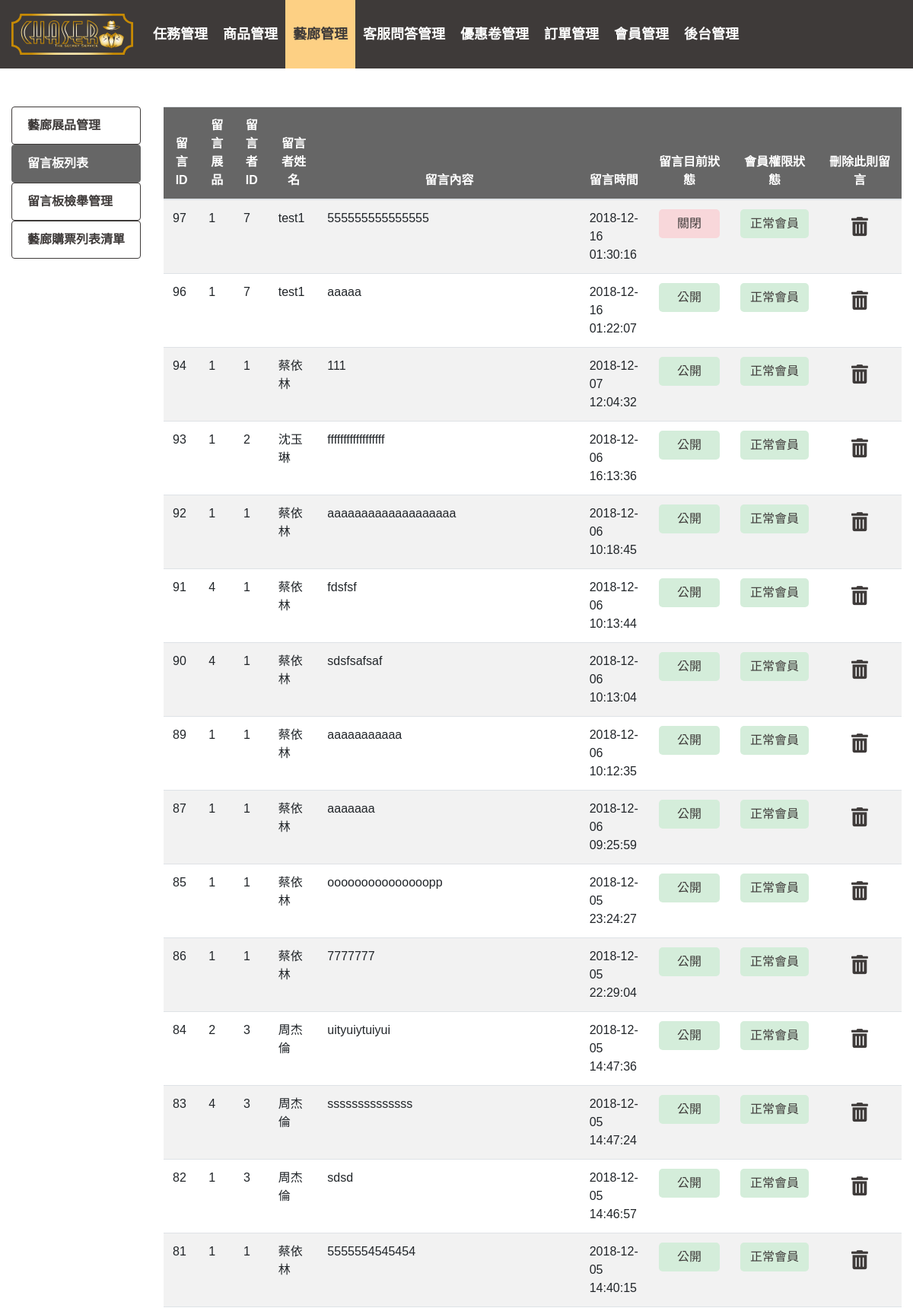
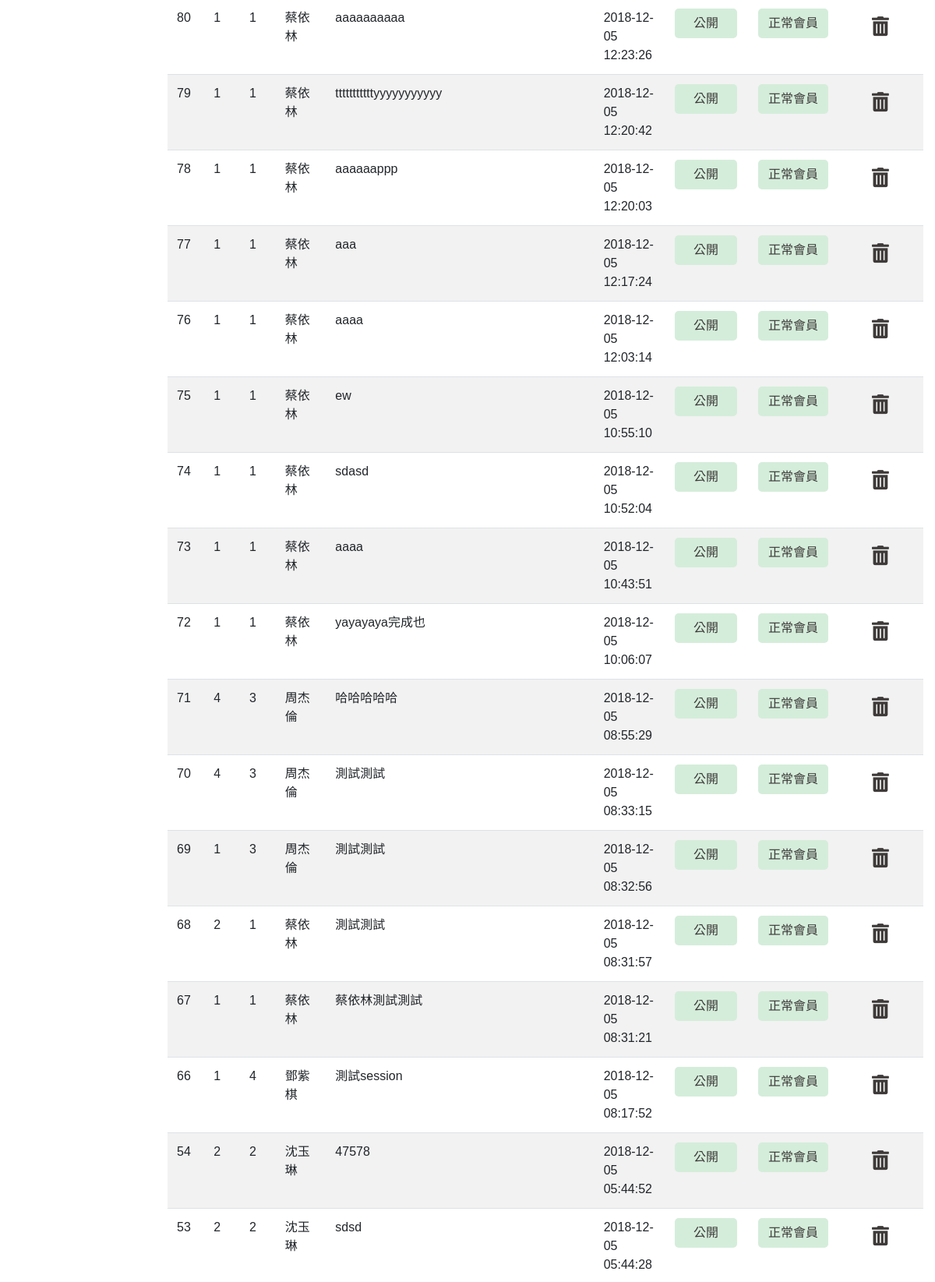
The app's page /gallery_backstage_2.php (upper part) with its own data (2 pictures, top to bottom).
### tables this page shows
CREATE TABLE `message` (
  `msgid` int(10) UNSIGNED NOT NULL,
  `msgcontent` text,
  `msgdatetime` datetime DEFAULT NULL,
  `msgupordown` int(1) UNSIGNED NOT NULL,
  `picid` int(50) UNSIGNED DEFAULT NULL,
  `mem_id` int(11) UNSIGNED NOT NULL
);

CREATE TABLE `member` (
  `mem_id` int(11) UNSIGNED NOT NULL,
  `mem_name` varchar(100) DEFAULT NULL,
  `mem_email` varchar(255) DEFAULT NULL,
  `mem_phone` varchar(50) DEFAULT NULL,
  `mem_password` varchar(50) DEFAULT NULL,
  `mem_image` varchar(255) DEFAULT NULL,
  `status` enum('Y','N') DEFAULT NULL,
  `create_at` datetime DEFAULT CURRENT_TIMESTAMP
);

### gallery_backstage_2.php (the view, shortened to what this page needs)
<?php
try {
    require_once "connection.php";
    $sql = "select *, member.mem_name
            from message,member
            where message.mem_id = member.mem_id order by msgdatetime desc;";
    $stmt = $pdo->query($sql);
    $result = $stmt->fetchAll(PDO::FETCH_ASSOC);
} catch (PDOException $e) {
    exit('資料庫連結失敗，錯誤訊息為:' . $e->getMessage());
}
?>
<!DOCTYPE html>
<html lang="zh-tw">
<head>
    <link rel="stylesheet" href="css\bootstrap-scss\bootstrap.css" />
    <link rel="stylesheet" href="https://use.fontawesome.com/releases/v5.6.3/css/all.css">
    <link rel="stylesheet" href="css/backstage/backstage_common.css">
    <link rel="stylesheet" href="css/backstage/gallery-backstage.min.css" />
</head>
<body>
  <?php include_once 'backstage_navbar.php'; ?>
    <div class="container-fluid main2 pb-5">
        <div class="row">
            <div class="col-2">
                 <ul class="list-group">
                    <a href="gallery_backstage_1.php" class="" id="" name=""><li class="list-group-item">藝廊展品管理</li></a>
                    <a href="gallery_backstage_2.php" class="" id="" name=""><li class="list-group-item active">留言板列表</li></a>
                    <a href="gallery_backstage_3.php" class="" id="" name=""><li class="list-group-item">留言板檢舉管理</li></a>
                    <a href="gallery_backstage_4.php" class="" id="" name=""><li class="list-group-item">藝廊購票列表清單</li></a>
                </ul>
            </div>
            <div class="col-10">
                <table class="table table-striped">
                    <thead id="thead">
                        <tr>
                            <th scope="col" width="80" style="text-align:center">留言ID</th>
                            <th scope="col" width="80" style="text-align:center">留言展品</th>
                            <th scope="col" width="80" style="text-align:center">留言者ID</th>
                            <th scope="col" width="100" style="text-align:center">留言者姓名</th>
                            <th scope="col" style="text-align:center">留言內容</th>
                            <th scope="col" width="100" style="text-align:center">留言時間</th>
                            <th scope="col" style="text-align:center">留言目前狀態</th>
                            <th scope="col" style="text-align:center">會員權限狀態</th>
                            <th scope="col" width="80" style="text-align:center">刪除此則留言</th>
                        </tr>
                    </thead>
                    <tbody>
                        <?php foreach ($result as $row): ?>
                            <tr id="tr_<?=$row["msgid"];?>">
                                <td><?=$row["msgid"];?></td>
                                <td><?=$row["picid"];?></td>
                                <td><?=$row["mem_id"];?></td>
                                <td><?=$row["mem_name"];?></td>
                                <td><?=$row["msgcontent"];?></td>
                                <td><?=$row["msgdatetime"];?></td>
                                <td style="min-width: 110px" class="icon"><input class="btn btn1 <?php $ans1 = ($row["msgupordown"] == 1) ? "btn-green" : "btn-red";echo $ans1;?>" type="button" name="<?=$row["msgid"];?>" value="<?php $ans2 = ($row["msgupordown"] == 1) ? "公開" : "關閉";echo $ans2;?>"></td>
                                <td class="icon" style="min-width: 110px"><input class="btn btn2 <?php $ans3 = ($row["status"] == 'Y') ? "btn-green" : "btn-red";echo $ans3;?>" type="button" name="<?=$row["mem_id"];?>" value="<?php $ans4 = ($row["status"] == 'Y') ? "正常會員" : "封鎖中";echo $ans4;?>"></td>
                                <td style="min-width: 110px" class="icon"><i name="<?=$row["msgid"];?>" id=""class="btn3 fas fa-trash-alt"></i></td>
                            </tr>
                        <?php endforeach?>
                    </tbody>
                </table>
            </div>
        </div>
    </div>
</body>
</html>

### css/backstage/backstage_common.css (style rules this page uses)
html { height: 100%; }
body { font-family: Arial, 'LiHei Pro', 微軟正黑體, "Microsoft JhengHei", sans-serif; position: relative; min-height: 100%; }
.list-group-item { border: 1px solid #3E3A39; color: #3E3A39; font-weight: 700; }
.list-group-item.active { background-color: #666; border-color: #666; color: #fff; }
#thead { background-color: #666; color: #fff; }

### records on screen
message: msgid "97", picid "1", mem.mem_id "7", mem.mem_name "test1", msgcontent "555555555555555", msgdatetime "2018-12-16 01:30:16", msgupordown "關閉", mem.status "正常會員"
message: msgid "96", picid "1", mem.mem_id "7", mem.mem_name "test1", msgcontent "aaaaa", msgdatetime "2018-12-16 01:22:07", msgupordown "公開", mem.status "正常會員"
message: msgid "94", picid "1", mem.mem_id "1", mem.mem_name "蔡依林", msgcontent "111", msgdatetime "2018-12-07 12:04:32", msgupordown "公開", mem.status "正常會員"
message: msgid "93", picid "1", mem.mem_id "2", mem.mem_name "沈玉琳", msgcontent "ffffffffffffffffff", msgdatetime "2018-12-06 16:13:36", msgupordown "公開", mem.status "正常會員"
message: msgid "92", picid "1", mem.mem_id "1", mem.mem_name "蔡依林", msgcontent "aaaaaaaaaaaaaaaaaaa", msgdatetime "2018-12-06 10:18:45", msgupordown "公開", mem.status "正常會員"
message: msgid "91", picid "4", mem.mem_id "1", mem.mem_name "蔡依林", msgcontent "fdsfsf", msgdatetime "2018-12-06 10:13:44", msgupordown "公開", mem.status "正常會員"
message: msgid "90", picid "4", mem.mem_id "1", mem.mem_name "蔡依林", msgcontent "sdsfsafsaf", msgdatetime "2018-12-06 10:13:04", msgupordown "公開", mem.status "正常會員"
message: msgid "89", picid "1", mem.mem_id "1", mem.mem_name "蔡依林", msgcontent "aaaaaaaaaaa", msgdatetime "2018-12-06 10:12:35", msgupordown "公開", mem.status "正常會員"
message: msgid "87", picid "1", mem.mem_id "1", mem.mem_name "蔡依林", msgcontent "aaaaaaa", msgdatetime "2018-12-06 09:25:59", msgupordown "公開", mem.status "正常會員"
message: msgid "85", picid "1", mem.mem_id "1", mem.mem_name "蔡依林", msgcontent "ooooooooooooooopp", msgdatetime "2018-12-05 23:24:27", msgupordown "公開", mem.status "正常會員"
message: msgid "86", picid "1", mem.mem_id "1", mem.mem_name "蔡依林", msgcontent "7777777", msgdatetime "2018-12-05 22:29:04", msgupordown "公開", mem.status "正常會員"
message: msgid "84", picid "2", mem.mem_id "3", mem.mem_name "周杰倫", msgcontent "uityuiytuiyui", msgdatetime "2018-12-05 14:47:36", msgupordown "公開", mem.status "正常會員"
message: msgid "83", picid "4", mem.mem_id "3", mem.mem_name "周杰倫", msgcontent "ssssssssssssss", msgdatetime "2018-12-05 14:47:24", msgupordown "公開", mem.status "正常會員"
message: msgid "82", picid "1", mem.mem_id "3", mem.mem_name "周杰倫", msgcontent "sdsd", msgdatetime "2018-12-05 14:46:57", msgupordown "公開", mem.status "正常會員"
message: msgid "81", picid "1", mem.mem_id "1", mem.mem_name "蔡依林", msgcontent "5555554545454", msgdatetime "2018-12-05 14:40:15", msgupordown "公開", mem.status "正常會員"
message: msgid "80", picid "1", mem.mem_id "1", mem.mem_name "蔡依林", msgcontent "aaaaaaaaaa", msgdatetime "2018-12-05 12:23:26", msgupordown "公開", mem.status "正常會員"
message: msgid "79", picid "1", mem.mem_id "1", mem.mem_name "蔡依林", msgcontent "tttttttttttyyyyyyyyyyy", msgdatetime "2018-12-05 12:20:42", msgupordown "公開", mem.status "正常會員"
message: msgid "78", picid "1", mem.mem_id "1", mem.mem_name "蔡依林", msgcontent "aaaaaappp", msgdatetime "2018-12-05 12:20:03", msgupordown "公開", mem.status "正常會員"
message: msgid "77", picid "1", mem.mem_id "1", mem.mem_name "蔡依林", msgcontent "aaa", msgdatetime "2018-12-05 12:17:24", msgupordown "公開", mem.status "正常會員"
message: msgid "76", picid "1", mem.mem_id "1", mem.mem_name "蔡依林", msgcontent "aaaa", msgdatetime "2018-12-05 12:03:14", msgupordown "公開", mem.status "正常會員"
message: msgid "75", picid "1", mem.mem_id "1", mem.mem_name "蔡依林", msgcontent "ew", msgdatetime "2018-12-05 10:55:10", msgupordown "公開", mem.status "正常會員"
message: msgid "74", picid "1", mem.mem_id "1", mem.mem_name "蔡依林", msgcontent "sdasd", msgdatetime "2018-12-05 10:52:04", msgupordown "公開", mem.status "正常會員"
message: msgid "73", picid "1", mem.mem_id "1", mem.mem_name "蔡依林", msgcontent "aaaa", msgdatetime "2018-12-05 10:43:51", msgupordown "公開", mem.status "正常會員"
message: msgid "72", picid "1", mem.mem_id "1", mem.mem_name "蔡依林", msgcontent "yayayaya完成也", msgdatetime "2018-12-05 10:06:07", msgupordown "公開", mem.status "正常會員"
message: msgid "71", picid "4", mem.mem_id "3", mem.mem_name "周杰倫", msgcontent "哈哈哈哈哈", msgdatetime "2018-12-05 08:55:29", msgupordown "公開", mem.status "正常會員"
message: msgid "70", picid "4", mem.mem_id "3", mem.mem_name "周杰倫", msgcontent "測試測試", msgdatetime "2018-12-05 08:33:15", msgupordown "公開", mem.status "正常會員"
message: msgid "69", picid "1", mem.mem_id "3", mem.mem_name "周杰倫", msgcontent "測試測試", msgdatetime "2018-12-05 08:32:56", msgupordown "公開", mem.status "正常會員"
message: msgid "68", picid "2", mem.mem_id "1", mem.mem_name "蔡依林", msgcontent "測試測試", msgdatetime "2018-12-05 08:31:57", msgupordown "公開", mem.status "正常會員"
message: msgid "67", picid "1", mem.mem_id "1", mem.mem_name "蔡依林", msgcontent "蔡依林測試測試", msgdatetime "2018-12-05 08:31:21", msgupordown "公開", mem.status "正常會員"
message: msgid "66", picid "1", mem.mem_id "4", mem.mem_name "鄧紫棋", msgcontent "測試session", msgdatetime "2018-12-05 08:17:52", msgupordown "公開", mem.status "正常會員"
message: msgid "54", picid "2", mem.mem_id "2", mem.mem_name "沈玉琳", msgcontent "47578", msgdatetime "2018-12-05 05:44:52", msgupordown "公開", mem.status "正常會員"
message: msgid "53", picid "2", mem.mem_id "2", mem.mem_name "沈玉琳", msgcontent "sdsd", msgdatetime "2018-12-05 05:44:28", msgupordown "公開", mem.status "正常會員"
